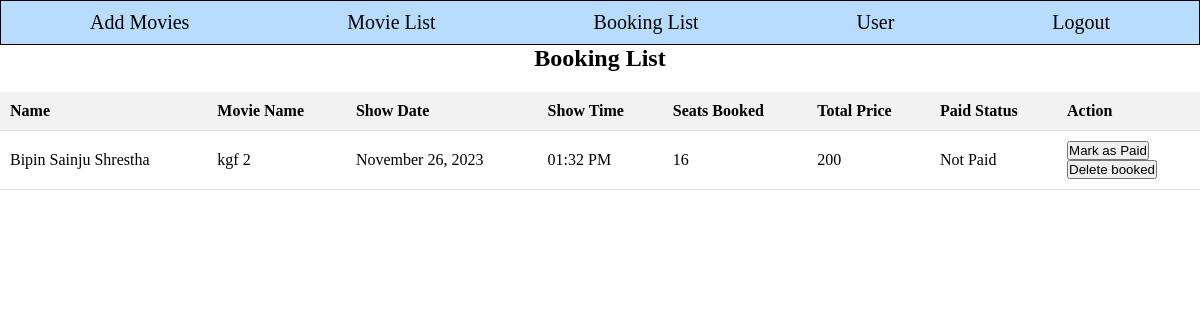
The page /admin/booking.php (signed in) on the database its author committed.
### tables this page shows
CREATE TABLE `booking` (
  `id` int(11) NOT NULL,
  `movie_id` int(11) NOT NULL,
  `show_date` date NOT NULL,
  `show_time` time NOT NULL,
  `seat_num` int(11) NOT NULL,
  `total_price` int(11) NOT NULL,
  `booking_date` date NOT NULL,
  `booking_time` time NOT NULL,
  `user_id` int(11) NOT NULL,
  `paid` varchar(150) NOT NULL
);

CREATE TABLE `user` (
  `id` int(11) NOT NULL,
  `name` varchar(255) NOT NULL,
  `email` varchar(255) NOT NULL,
  `password` varchar(255) NOT NULL,
  `phone_no` int(11) NOT NULL
);

CREATE TABLE `movie` (
  `id` int(11) NOT NULL,
  `name` varchar(250) NOT NULL,
  `genre` varchar(250) NOT NULL,
  `industry` varchar(250) NOT NULL,
  `language` varchar(250) NOT NULL,
  `release_date` varchar(255) NOT NULL,
  `actor` varchar(250) NOT NULL,
  `description` varchar(250) NOT NULL,
  `price` int(11) NOT NULL,
  `image` varchar(255) NOT NULL,
  `first_date` date NOT NULL,
  `second_date` date NOT NULL,
  `third_date` date NOT NULL,
  `first_show` time NOT NULL,
  `second_show` time NOT NULL,
  `third_show` time NOT NULL,
  `movie_duration` varchar(255) NOT NULL,
  `movie_director` varchar(255) NOT NULL
);

### admin/booking.php (the view, shortened to what this page needs)
<?php
include 'header.php';
require '../connection.php';
$sql = "SELECT booking.*, movie.name AS movie_name, GROUP_CONCAT(seat_num ORDER BY seat_num) AS seat_numbers, COUNT(*) AS num_seats_booked, user.name AS user_name
        FROM booking
        JOIN movie ON booking.movie_id = movie.id
        JOIN user ON booking.user_id = user.id
        GROUP BY booking.show_date, booking.show_time, user.id";
$result = $conn->query($sql);
if ($result->num_rows > 0) {
    echo "<div class='booking-list'>";
    echo "<h2>Booking List</h2>";
    echo "<form method='post'>";
    echo "<table>";
    echo "<tr>
            <th>Name</th>
            <th>Movie Name</th>
            <th>Show Date</th>
            <th>Show Time</th>
            <th>Seats Booked</th>
            <th>Total Price</th>
            <th>Paid Status</th>
            <th>Action</th>
          </tr>";
    while ($row = $result->fetch_assoc()) {
        $name = $row['user_name'];
        $movieName = $row['movie_name'];
        $showDate = date('F j, Y', strtotime($row['show_date']));
        $showTime = date('h:i A', strtotime($row['show_time']));
        $seatNumbers = $row['seat_numbers'];
        $totalPrice = $row['total_price'];
        $paid = $row['paid'];
        echo "<tr>
                <td>$name</td>
                <td>$movieName</td>
                <td>$showDate</td>
                <td>$showTime</td>
                <td>$seatNumbers</td>
                <td>$totalPrice</td>
                <td id='paid-status-{$row['id']}'>" . ($paid ? 'Paid' : 'Not Paid') . "</td>
                <td>
                    <input type='hidden' name='booking_id' value='{$row['id']}'>
                    <input type='submit' name='mark_paid' value='Mark as Paid'>
                    <form method='post'>
                        <input type='hidden' name='booking_id' value='{$row['id']}'><br>
                        <input type='submit' name='delete_booking' value='Delete booked'>
                    </form>
                </td>
              </tr>";
    }
    echo "</table>";
    echo "</form>";
    echo "</div>";
} else {
    echo "No bookings found.";
}
?>
<link rel="stylesheet" href="booking.css">

### admin/header.css (style rules this page uses)
* { padding: 0; margin: 0; }

### admin/booking.css (style rules this page uses)
h2 { display: flex; justify-content: center; align-items: center; }
.booking-list h2 { font-size: 24px; font-weight: bold; margin-bottom: 20px; }
.booking-list table { width: 100%; border-collapse: collapse; }
.booking-list th, .booking-list td { padding: 10px; text-align: left; border-bottom: 1px solid #ddd; }
.booking-list th { background-color: #f2f2f2; }

### rows shown on the page
booking: user.name "Bipin Sainju Shrestha", movie.name "kgf 2", show_date "November 26, 2023", show_time "01:32 PM", seatNumbers "16", total_price "200", paid "Not Paid"
